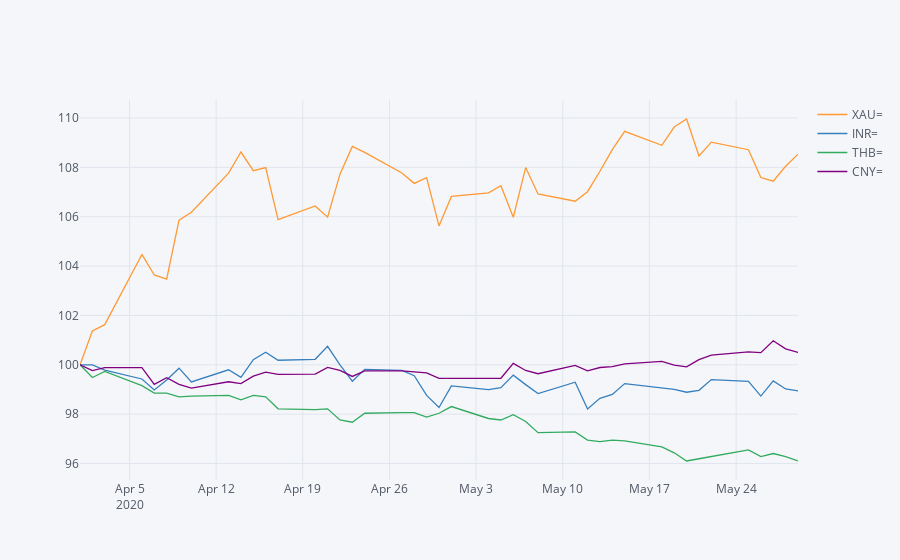
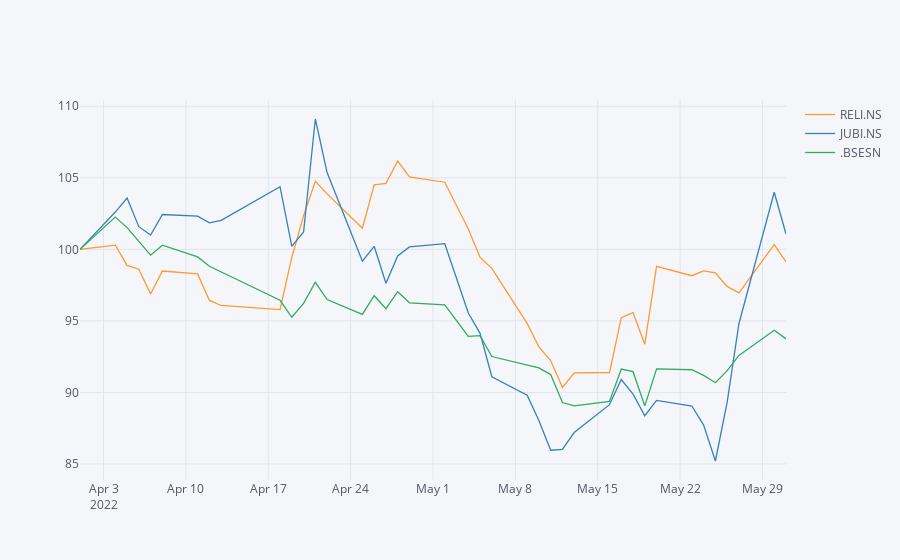
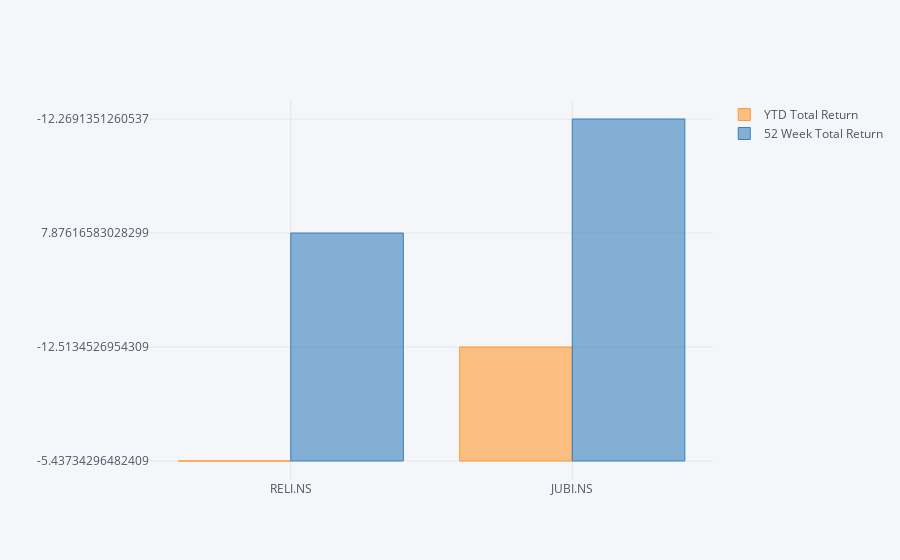

Write notebook code for charts like these, in order.
### Markdown cell above
## Mnemonics

-  GDP @ Constant Prices
    -  INWD2ONLC - India GDP Constant US Dollar (2010)

### Code cell
import eikon as ek  # the Eikon Python wrapper package
import numpy as np  # NumPy
import pandas as pd  # pandas
import cufflinks as cf  # Cufflinks

ek.set_app_key('0999f7ba5a704212ad4e1f382863870c4615e33e')

rics = [
    'RELI.NS',  # Reliance Industries Ltd
    'JUBI.NS',  # Jubilant Foodworks Ltd
    '.BSESN',  # BSE Sensex stock index
    '.NIFVIX',  # India VIX volatility index
    'INR=',  # INR/USD exchange rate
    'XAU=',  # Gold price
    'IN10YT=RR',  # 10yr Bund price
]


### Getting Symbology
symbology_df = ek.get_symbology(rics, from_symbol_type='RIC', to_symbol_type=['ISIN', 'ticker','SEDOL'])
symbology_df

### First get the list of valid RICS which have valid ISIN.
isin_list = list(symbology_df.ISIN.values)
isin_list


### Getting Timeseries for FX closing price.
data1 = ek.get_timeseries(['INWD2ONLC','XAU=','INR=','THB=','CNY='],  # the RICs
                         fields='CLOSE',  # close field
                         start_date='2020-04-01',  # start date
                         end_date='2020-05-31')  # end date
data1.normalize().iplot()

### Getting Timeseries for EQUITY RICS.
data2 = ek.get_timeseries(rics[:3],  # the RICs
                         fields='CLOSE',  # close field
                         start_date='2022-04-01',  # start date
                         end_date='2022-05-31')  # end date
data2.normalize().iplot()


### GET DATA ON CLOSING DATA & RETURN
price_data, err = ek.get_data(rics, ['TR.PriceClose', 'TR.Volume', 'TR.PriceLow',
                                        'TR.TotalReturnYTD', 'TR.TotalReturn52WK'])
price_data

cols = ['YTD Total Return', '52 Week Total Return']
price_data[:2].set_index('Instrument')[cols].iplot(kind='bar')

#### GET DATA OF INDEX COMPONENTS
sensex_data = ek.get_data('0#.BSESN', fields=['TR.CommonName', 'TR.PriceClose',
                                      'TR.Volume', 'TR.TotalReturnYTD'])[0]
sensex_data
# #sensex_data.set_index('Company Common Name')['YTD Total Return'].sort_values().iplot(kind='bar', color='green')
# sensex_data['YTD Total Return'].sort_values().iplot(kind='bar', color='green')


### GET DATA WITH Parameter Values
price_data2, err = ek.get_data('0#.BSESN',fields=['TR.CommonName','TR.Employees', 
                                            {'TR.TreasuryStockCommon':{'params':{'Scale': 3, 'Curn': 'INR'}}},
                                            {'TR.CommonStock':{'params':{'Scale': 3, 'Curn': 'INR'},'sort_dir':'asc'}}
                                                 ])
price_data2

### Figure 1 — Plotly figure (JSON) as saved in the notebook; plotly's stock layout.template omitted (floating-point values rounded to 4 significant figures)
{"data": [{"line": {"color": "rgba(255, 153, 51, 1.0)", "dash": "solid", "shape": "linear", "width": 1.3}, "mode": "lines", "name": "XAU=", "text": "", "type": "scatter", "x": ["2020-04-01", "2020-04-02", "2020-04-03", "2020-04-06", "2020-04-07", "2020-04-08", "2020-04-09", "2020-04-10", "2020-04-13", "2020-04-14", "2020-04-15", "2020-04-16", "2020-04-17", "2020-04-20", "2020-04-21", "2020-04-22", "2020-04-23", "2020-04-24", "2020-04-27", "2020-04-28", "2020-04-29", "2020-04-30", "2020-05-01", "2020-05-04", "2020-05-05", "2020-05-06", "2020-05-07", "2020-05-08", "2020-05-11", "2020-05-12", "2020-05-13", "2020-05-14", "2020-05-15", "2020-05-18", "2020-05-19", "2020-05-20", "2020-05-21", "2020-05-22", "2020-05-25", "2020-05-26", "2020-05-27", "2020-05-28", "2020-05-29"], "y": [100, 101.4, 101.6, 104.5, 103.6, 103.5, 105.9, 106.2, 107.8, 108.6, 107.9, 108.0, 105.9, 106.4, 106.0, 107.7, 108.8, 108.6, 107.8, 107.4, 107.6, 105.6, 106.8, 107.0, 107.3, 106.0, 108.0, 106.9, 106.6, 107.0, 107.8, 108.7, 109.5, 108.9, 109.6, 110.0, 108.5, 109.0, 108.7, 107.6, 107.4, 108.0, 108.5]}, {"line": {"color": "rgba(55, 128, 191, 1.0)", "dash": "solid", "shape": "linear", "width": 1.3}, "mode": "lines", "name": "INR=", "text": "", "type": "scatter", "x": ["2020-04-01", "2020-04-02", "2020-04-03", "2020-04-06", "2020-04-07", "2020-04-08", "2020-04-09", "2020-04-10", "2020-04-13", "2020-04-14", "2020-04-15", "2020-04-16", "2020-04-17", "2020-04-20", "2020-04-21", "2020-04-22", "2020-04-23", "2020-04-24", "2020-04-27", "2020-04-28", "2020-04-29", "2020-04-30", "2020-05-01", "2020-05-04", "2020-05-05", "2020-05-06", "2020-05-07", "2020-05-08", "2020-05-11", "2020-05-12", "2020-05-13", "2020-05-14", "2020-05-15", "2020-05-18", "2020-05-19", "2020-05-20", "2020-05-21", "2020-05-22", "2020-05-25", "2020-05-26", "2020-05-27", "2020-05-28", "2020-05-29"], "y": [100, 99.99, 99.79, 99.43, 98.98, 99.39, 99.86, 99.31, 99.8, 99.49, 100.2, 100.5, 100.2, 100.2, 100.7, 100.0, 99.33, 99.82, 99.77, 99.56, 98.76, 98.27, 99.15, 98.99, 99.07, 99.58, 99.2, 98.84, 99.29, 98.21, 98.64, 98.8, 99.24, 99.07, 99.01, 98.89, 98.97, 99.4, 99.33, 98.73, 99.35, 99.02, 98.94]}, {"line": {"color": "rgba(50, 171, 96, 1.0)", "dash": "solid", "shape": "linear", "width": 1.3}, "mode": "lines", "name": "THB=", "text": "", "type": "scatter", "x": ["2020-04-01", "2020-04-02", "2020-04-03", "2020-04-06", "2020-04-07", "2020-04-08", "2020-04-09", "2020-04-10", "2020-04-13", "2020-04-14", "2020-04-15", "2020-04-16", "2020-04-17", "2020-04-20", "2020-04-21", "2020-04-22", "2020-04-23", "2020-04-24", "2020-04-27", "2020-04-28", "2020-04-29", "2020-04-30", "2020-05-01", "2020-05-04", "2020-05-05", "2020-05-06", "2020-05-07", "2020-05-08", "2020-05-11", "2020-05-12", "2020-05-13", "2020-05-14", "2020-05-15", "2020-05-18", "2020-05-19", "2020-05-20", "2020-05-21", "2020-05-22", "2020-05-25", "2020-05-26", "2020-05-27", "2020-05-28", "2020-05-29"], "y": [100, 99.49, 99.73, 99.15, 98.85, 98.85, 98.7, 98.73, 98.76, 98.58, 98.76, 98.7, 98.22, 98.19, 98.22, 97.76, 97.67, 98.04, 98.07, 98.07, 97.89, 98.04, 98.31, 97.82, 97.76, 97.98, 97.7, 97.25, 97.28, 96.95, 96.89, 96.95, 96.92, 96.68, 96.44, 96.1, 96.19, 96.28, 96.56, 96.28, 96.4, 96.28, 96.1]}, {"line": {"color": "rgba(128, 0, 128, 1.0)", "dash": "solid", "shape": "linear", "width": 1.3}, "mode": "lines", "name": "CNY=", "text": "", "type": "scatter", "x": ["2020-04-01", "2020-04-02", "2020-04-03", "2020-04-06", "2020-04-07", "2020-04-08", "2020-04-09", "2020-04-10", "2020-04-13", "2020-04-14", "2020-04-15", "2020-04-16", "2020-04-17", "2020-04-20", "2020-04-21", "2020-04-22", "2020-04-23", "2020-04-24", "2020-04-27", "2020-04-28", "2020-04-29", "2020-04-30", "2020-05-01", "2020-05-04", "2020-05-05", "2020-05-06", "2020-05-07", "2020-05-08", "2020-05-11", "2020-05-12", "2020-05-13", "2020-05-14", "2020-05-15", "2020-05-18", "2020-05-19", "2020-05-20", "2020-05-21", "2020-05-22", "2020-05-25", "2020-05-26", "2020-05-27", "2020-05-28", "2020-05-29"], "y": [100, 99.76, 99.89, 99.89, 99.21, 99.48, 99.21, 99.06, 99.31, 99.24, 99.54, 99.7, 99.61, 99.62, 99.89, 99.78, 99.53, 99.75, 99.75, 99.7, 99.67, 99.45, 99.45, 99.45, 99.45, 100.1, 99.77, 99.64, 99.98, 99.76, 99.89, 99.92, 100.0, 100.1, 99.99, 99.91, 100.2, 100.4, 100.5, 100.5, 101.0, 100.6, 100.5]}], "layout": {"legend": {"bgcolor": "#F5F6F9", "font": {"color": "#4D5663"}}, "paper_bgcolor": "#F5F6F9", "plot_bgcolor": "#F5F6F9", "title": {"font": {"color": "#4D5663"}}, "xaxis": {"gridcolor": "#E1E5ED", "showgrid": true, "tickfont": {"color": "#4D5663"}, "title": {"font": {"color": "#4D5663"}, "text": ""}, "zerolinecolor": "#E1E5ED"}, "yaxis": {"gridcolor": "#E1E5ED", "showgrid": true, "tickfont": {"color": "#4D5663"}, "title": {"font": {"color": "#4D5663"}, "text": ""}, "zerolinecolor": "#E1E5ED"}}}

### Figure 2 — Plotly figure (JSON) as saved in the notebook; plotly's stock layout.template omitted (floating-point values rounded to 4 significant figures)
{"data": [{"line": {"color": "rgba(255, 153, 51, 1.0)", "dash": "solid", "shape": "linear", "width": 1.3}, "mode": "lines", "name": "RELI.NS", "text": "", "type": "scatter", "x": ["2022-04-01", "2022-04-04", "2022-04-05", "2022-04-06", "2022-04-07", "2022-04-08", "2022-04-11", "2022-04-12", "2022-04-13", "2022-04-18", "2022-04-19", "2022-04-20", "2022-04-21", "2022-04-22", "2022-04-25", "2022-04-26", "2022-04-27", "2022-04-28", "2022-04-29", "2022-05-02", "2022-05-04", "2022-05-05", "2022-05-06", "2022-05-09", "2022-05-10", "2022-05-11", "2022-05-12", "2022-05-13", "2022-05-16", "2022-05-17", "2022-05-18", "2022-05-19", "2022-05-20", "2022-05-23", "2022-05-24", "2022-05-25", "2022-05-26", "2022-05-27", "2022-05-30", "2022-05-31"], "y": [100, 100.3, 98.88, 98.61, 96.87, 98.49, 98.28, 96.43, 96.08, 95.78, 99.43, 102.4, 104.8, 103.9, 101.5, 104.5, 104.6, 106.2, 105.1, 104.7, 101.4, 99.44, 98.67, 94.82, 93.18, 92.22, 90.34, 91.37, 91.39, 95.23, 95.58, 93.37, 98.82, 98.16, 98.49, 98.35, 97.41, 96.96, 100.3, 99.13]}, {"line": {"color": "rgba(55, 128, 191, 1.0)", "dash": "solid", "shape": "linear", "width": 1.3}, "mode": "lines", "name": "JUBI.NS", "text": "", "type": "scatter", "x": ["2022-04-01", "2022-04-04", "2022-04-05", "2022-04-06", "2022-04-07", "2022-04-08", "2022-04-11", "2022-04-12", "2022-04-13", "2022-04-18", "2022-04-19", "2022-04-20", "2022-04-21", "2022-04-22", "2022-04-25", "2022-04-26", "2022-04-27", "2022-04-28", "2022-04-29", "2022-05-02", "2022-05-04", "2022-05-05", "2022-05-06", "2022-05-09", "2022-05-10", "2022-05-11", "2022-05-12", "2022-05-13", "2022-05-16", "2022-05-17", "2022-05-18", "2022-05-19", "2022-05-20", "2022-05-23", "2022-05-24", "2022-05-25", "2022-05-26", "2022-05-27", "2022-05-30", "2022-05-31"], "y": [100, 102.6, 103.6, 101.6, 101.0, 102.4, 102.3, 101.9, 102.0, 104.4, 100.2, 101.2, 109.1, 105.4, 99.18, 100.2, 97.63, 99.54, 100.2, 100.4, 95.55, 94.13, 91.1, 89.81, 88.03, 85.96, 86.01, 87.2, 89.14, 90.9, 89.88, 88.37, 89.44, 89.05, 87.72, 85.21, 89.32, 94.8, 104.0, 101.1]}, {"line": {"color": "rgba(50, 171, 96, 1.0)", "dash": "solid", "shape": "linear", "width": 1.3}, "mode": "lines", "name": ".BSESN", "text": "", "type": "scatter", "x": ["2022-04-01", "2022-04-04", "2022-04-05", "2022-04-06", "2022-04-07", "2022-04-08", "2022-04-11", "2022-04-12", "2022-04-13", "2022-04-18", "2022-04-19", "2022-04-20", "2022-04-21", "2022-04-22", "2022-04-25", "2022-04-26", "2022-04-27", "2022-04-28", "2022-04-29", "2022-05-02", "2022-05-04", "2022-05-05", "2022-05-06", "2022-05-09", "2022-05-10", "2022-05-11", "2022-05-12", "2022-05-13", "2022-05-16", "2022-05-17", "2022-05-18", "2022-05-19", "2022-05-20", "2022-05-23", "2022-05-24", "2022-05-25", "2022-05-26", "2022-05-27", "2022-05-30", "2022-05-31"], "y": [100, 102.3, 101.5, 100.6, 99.59, 100.3, 99.47, 98.82, 98.42, 96.44, 95.25, 96.22, 97.7, 96.49, 95.45, 96.76, 95.85, 97.04, 96.26, 96.12, 93.91, 93.97, 92.51, 91.89, 91.71, 91.25, 89.29, 89.06, 89.37, 91.64, 91.45, 89.06, 91.65, 91.59, 91.19, 90.68, 91.52, 92.59, 94.35, 93.74]}], "layout": {"legend": {"bgcolor": "#F5F6F9", "font": {"color": "#4D5663"}}, "paper_bgcolor": "#F5F6F9", "plot_bgcolor": "#F5F6F9", "title": {"font": {"color": "#4D5663"}}, "xaxis": {"gridcolor": "#E1E5ED", "showgrid": true, "tickfont": {"color": "#4D5663"}, "title": {"font": {"color": "#4D5663"}, "text": ""}, "zerolinecolor": "#E1E5ED"}, "yaxis": {"gridcolor": "#E1E5ED", "showgrid": true, "tickfont": {"color": "#4D5663"}, "title": {"font": {"color": "#4D5663"}, "text": ""}, "zerolinecolor": "#E1E5ED"}}}

### Figure 3 — Plotly figure (JSON) as saved in the notebook; plotly's stock layout.template omitted (floating-point values rounded to 4 significant figures)
{"data": [{"marker": {"color": "rgba(255, 153, 51, 0.6)", "line": {"color": "rgba(255, 153, 51, 1.0)", "width": 1}}, "name": "YTD Total Return", "orientation": "v", "text": "", "type": "bar", "x": ["RELI.NS", "JUBI.NS"], "y": ["-5.43734296482409", "-12.5134526954309"]}, {"marker": {"color": "rgba(55, 128, 191, 0.6)", "line": {"color": "rgba(55, 128, 191, 1.0)", "width": 1}}, "name": "52 Week Total Return", "orientation": "v", "text": "", "type": "bar", "x": ["RELI.NS", "JUBI.NS"], "y": ["7.87616583028299", "-12.2691351260537"]}], "layout": {"legend": {"bgcolor": "#F5F6F9", "font": {"color": "#4D5663"}}, "paper_bgcolor": "#F5F6F9", "plot_bgcolor": "#F5F6F9", "title": {"font": {"color": "#4D5663"}}, "xaxis": {"gridcolor": "#E1E5ED", "showgrid": true, "tickfont": {"color": "#4D5663"}, "title": {"font": {"color": "#4D5663"}, "text": ""}, "zerolinecolor": "#E1E5ED"}, "yaxis": {"gridcolor": "#E1E5ED", "showgrid": true, "tickfont": {"color": "#4D5663"}, "title": {"font": {"color": "#4D5663"}, "text": ""}, "zerolinecolor": "#E1E5ED"}}}
